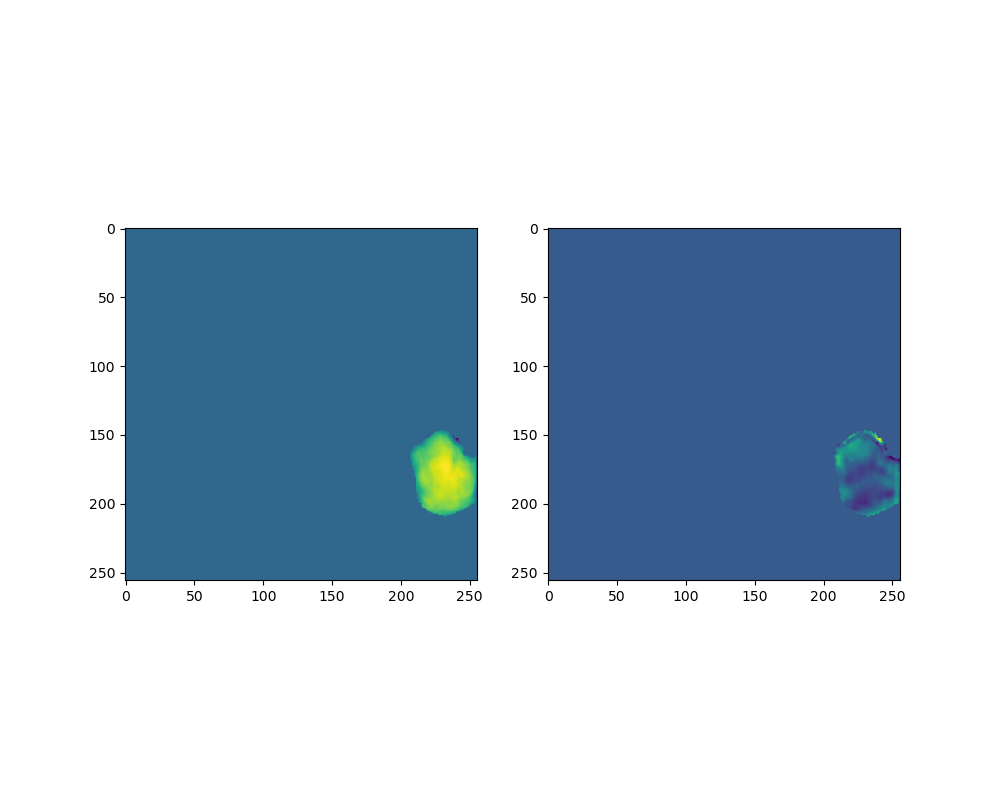
#> input picture AI/Analysis/src/vertex_pred_0.png, 1000 x 800 px; its folder holds only this picture in this run
$ python -i APP_20210222.py   (imports and definitions only)   (older library calls are emulated)
#> lines starting #> are read from the running program, lines starting #| are printed output that depends on the picture
### AI/Analysis/gui/DobotDllType.py
from ctypes import *
import time,  platform
import os

def enum(**enums):
    return type("Enum", (), enums)

EndType = enum(EndTypeCustom=0,
    EndTypeSuctionCup=1,
    EndTypeGripper=2,
    EndTypeLaser=3,
    EndTypePen = 4,
    EndTypeMax=5)

DevType = enum(Idle=0,
               Conntroller=1,
               Magician=2,
               MagicianLite=3
               )

ParamsMode = enum(JOG=0,
                other=1)


class DevInfo(Structure):
    _pack_ = 1
    _fields_ = [
        ("devId", c_int),
        ("type", c_int),
        ("firmwareName", c_byte * 50),
        ("firwareVersion", c_byte * 50),
        ("runTime", c_float)
               ]

class ConnectInfo(Structure):
    _pack_ = 1
    _fields_ = [
        ("masterDevInfo", DevInfo),
        ("slaveDevInfo1", DevInfo),
        ("slaveDevInfo2", DevInfo)
    ]

class UpgradeFWReadyCmd(Structure):
    _pack_ = 1
    _fields_ = [
        ("fwSize", c_uint32),
        ("md5", c_char_p)
    ]

class DeviceID(Structure):
    _pack_ = 1
    _fields_ = [
        ("deviceID1", c_uint32),
        ("deviceID2", c_uint32),
        ("deviceID3", c_uint32)
    ]

masterId = 0
slaveId = 0

class DeviceVersion(Structure):
    _pack_ = 1
    _fields_ = [
        ("fw_majorVersion", c_byte),
        ("fw_minorVersion", c_byte),
        ("fw_revision", c_byte),
        ("fw_alphaVersion", c_byte),
        ("hw_majorVersion", c_byte),
        ("hw_minorVersion", c_byte),
        ("hw_revision", c_byte),
        ("hw_alphaVersion", c_byte)
    ]

# For EndTypeParams
class EndTypeParams(Structure):
    _pack_ = 1
    _fields_ = [
        ("xBias", c_float),
        ("yBias", c_float),
        ("zBias", c_float)
        ]

class Pose(Structure):
    _pack_ = 1
    _fields_ = [
        ("x", c_float),
        ("y", c_float),
        ("z", c_float),
        ("rHead", c_float),
        ("joint1Angle", c_float),
        ("joint2Angle", c_float),
        ("joint3Angle", c_float),
        ("joint4Angle", c_float)
        ]

class Kinematics(Structure):
    _pack_ = 1
    _fields_ = [
        ("velocity", c_float),
        ("acceleration", c_float)
        ]

class AlarmsState(Structure):
    _pack_ = 1
    _fields_ = [
        ("alarmsState", c_int32)
        ]

class HOMEParams(Structure):
    _pack_ = 1
    _fields_ = [
        ("x", c_float),
        ("y", c_float),
        ("z", c_float),
        ("r", c_float)
        ]

class HOMECmd(Structure):
    _pack_ = 1
    _fields_ = [
        ("temp", c_float)
        ]

class AutoLevelingCmd(Structure):
    _pack_ = 1
    _fields_ = [
        ("controlFlag", c_ubyte),
        ("precision", c_float)
        ]

class EMotor(Structure):
    _pack_ = 1
    _fields_ = [
        ("index", c_byte),
        ("isEnabled", c_byte),
        ("speed", c_int32)
        ]

class EMotorS(Structure):
    _pack_ = 1
    _fields_ = [
        ("index", c_byte),
        ("isEnabled", c_byte),
        ("speed", c_int32),
        ("distance", c_uint32)
        ]

##################  Arm orientation定义   ##################
ArmOrientation = enum(
    LeftyArmOrientation=0,
    RightyArmOrientation=1)

##################  点动示教部分   ##################

class JOGJointParams(Structure):
    _pack_ = 1
    _fields_ = [
        ("joint1Velocity", c_float),
        ("joint2Velocity", c_float),
        ("joint3Velocity", c_float),
        ("joint4Velocity", c_float),
        ("joint1Acceleration", c_float),
        ("joint2Acceleration", c_float),
        ("joint3Acceleration", c_float),
        ("joint4Acceleration", c_float)
        ]

class JOGCoordinateParams(Structure):
    _pack_ = 1
    _fields_ = [
        ("xVelocity", c_float),
        ("yVelocity", c_float),
        ("zVelocity", c_float),
        ("rVelocity", c_float),
        ("xAcceleration", c_float),
        ("yAcceleration", c_float),
        ("zAcceleration", c_float),
        ("rAcceleration", c_float)
        ]

class JOGCommonParams(Structure):
    _pack_ = 1
    _fields_ = [
        ("velocityRatio", c_float),
        ("accelerationRatio", c_float)
        ]

class JOGLParams(Structure):
    _pack_ = 1
    _fields_ = [
        ("velocity",  c_float),
        ("acceleration",  c_float)
    ]


JC = enum(JogIdle=0,
    JogAPPressed=1,
    JogANPressed=2,
    JogBPPressed=3,
    JogBNPressed=4,
    JogCPPressed=5,
    JogCNPressed=6,
    JogDPPressed=7,
    JogDNPressed=8,
    JogEPPressed=9,
    JogENPressed=10)

class JOGCmd(Structure):
    _pack_ = 1
    _fields_ = [
        ("isJoint", c_byte),
        ("cmd", c_byte)
        ]

##################  再现运动部分   ##################

class PTPJointParams(Structure):
    _fields_ = [
        ("joint1Velocity", c_float),
        ("joint2Velocity", c_float),
        ("joint3Velocity", c_float),
        ("joint4Velocity", c_float),
        ("joint1Acceleration", c_float),
        ("joint2Acceleration", c_float),
        ("joint3Acceleration", c_float),
        ("joint4Acceleration", c_float)
        ]

class PTPCoordinateParams(Structure):
    _fields_ = [
        ("xyzVelocity", c_float),
        ("rVelocity", c_float),
        ("xyzAcceleration", c_float),
        ("rAcceleration", c_float)
        ]

class PTPLParams(Structure):
    _pack_ = 1
    _fields_ = [
        ("velocity",  c_float),
        ("acceleration",  c_float)
    ]

class PTPJumpParams(Structure):
    _pack_ = 1
    _fields_ = [
        ("jumpHeight", c_float),
        ("zLimit", c_float)
        ]

class PTPCommonParams(Structure):
    _pack_ = 1
    _fields_ = [
        ("velocityRatio", c_float),
        ("accelerationRatio", c_float)
        ]

PTPMode = enum(
    PTPJUMPXYZMode=0,
    PTPMOVJXYZMode=1,
    PTPMOVLXYZMode=2,

    PTPJUMPANGLEMode=3,
    PTPMOVJANGLEMode=4,
    PTPMOVLANGLEMode=5,

    PTPMOVJANGLEINCMode=6,
    PTPMOVLXYZINCMode=7,
    PTPMOVJXYZINCMode=8,

    PTPJUMPMOVLXYZMode=9)

InputPin = enum( InputPinNone=0,
    InputPin1=1,
    InputPin2=2,
    InputPin3=3,
    InputPin4=4,
    InputPin5=5,
    InputPin6=6,
    InputPin7=7,
    InputPin8=8)

InputLevel = enum(InputLevelBoth=0,
    InputLevelLow=1,
    InputLevelHigh=2)

OutputPin = enum(
    SIGNALS_O1=1,
    SIGNALS_O2=2,
    SIGNALS_O3=3,
    SIGNALS_O4=4,
    SIGNALS_O5=5,
    SIGNALS_O6=6,
    SIGNALS_O7=7,
    SIGNALS_O8=8)

class PTPCmd(Structure):
    _pack_ = 1
    _fields_ = [
        ("ptpMode", c_byte),
        ("x", c_float),
        ("y", c_float),
        ("z", c_float),
        ("rHead", c_float)
        ]

class DeviceCountInfo(Structure):
    _pack_ = 1
    _fields_ = [
        ("deviceRunTime",  c_uint64),
        ("devicePowerOn",  c_uint32),
        ("devicePowerOff", c_uint32)
        ]

class PTPWithLCmd(Structure):
    _pack_ = 1
    _fields_ = [
        ("ptpMode", c_byte),
        ("x", c_float),
        ("y", c_float),
        ("z", c_float),
        ("rHead", c_float),
        ("l", c_float)
        ]

##################  Continuous path   ##################

class CPParams(Structure):
    _pack_ = 1
    _fields_ = [
        ("planAcc", c_float),
        ("juncitionVel", c_float),
        ("acc", c_float),
        ("realTimeTrack",  c_byte)
        ]

ContinuousPathMode = enum(
    CPRelativeMode=0,
    CPAbsoluteMode=1)

class CPCmd(Structure):
    _pack_ = 1
    _fields_ = [
        ("cpMode", c_byte),
        ("x", c_float),
        ("y", c_float),
        ("z", c_float),
        ("velocity", c_float)
        ]

class CP2Cmd(Structure):
    _pack_ = 1
    _fields_ = [
        ("cpMode", c_byte),
        ("x", c_float),
        ("y", c_float),
        ("z", c_float),
        ("velocity", c_float)
        ]

class CPCommonParams(Structure):
    _pack_ = 1
    _fields_ = [
        ("velocityRatio", c_float),
        ("accelerationRatio", c_float)
        ]

##################  圆弧：ARC   ##################
class ARCPoint(Structure):
    _pack_ = 1
    _fields_ = [
        ("x", c_float),
        ("y", c_float),
        ("z", c_float),
        ("rHead", c_float)
    ]

class ARCParams(Structure):
    _pack_ = 1
    _fields_ = [
        ("xyzVelocity", c_float),
        ("rVelocity", c_float),
        ("xyzAcceleration", c_float),
        ("rAcceleration", c_float)
        ]

class ARCCmd(Structure):
    _pack_ = 1
    _fields_ = [
        ("cirPoint", ARCPoint),
        ("toPoint", ARCPoint)
    ]

class CircleCmd(Structure):
    _pack_ = 1
    _fields_ = [
        ("cirPoint", ARCPoint),
        ("toPoint", ARCPoint)
    ]

class ARCCommonParams(Structure):
    _pack_ = 1
    _fields_ = [
        ("velocityRatio", c_float),
        ("accelerationRatio", c_float)
        ]

##################  User parameters   ##################

class WAITParams(Structure):
    _pack_ = 1
    _fields_ = [
        ("unitType", c_byte)
        ]

class WAITCmd(Structure):
    _pack_ = 1
    _fields_ = [
        ("waitTime", c_uint32)
        ]

TRIGMode = enum(
    TRIGInputIOMode = 0,
    TRIGADCMode=1)

TRIGInputIOCondition = enum(
    TRIGInputIOEqual = 0,
    TRIGInputIONotEqual=1)

TRIGADCCondition = enum(
    TRIGADCLT = 0,
    TRIGADCLE=1,
    TRIGADCGE = 2,
    TRIGADCGT=3)

class TRIGCmd(Structure):
    _pack_ = 1
    _fields_ = [
        ("address", c_byte),
        ("mode", c_byte),
        ("condition",  c_byte),
        ("threshold", c_uint16)
        ]

GPIOType = enum(
    GPIOTypeDummy = 0,
    GPIOTypeDO = 1,
    GPIOTypePWM=2,
    GPIOTypeDI=3,
    GPIOTypeADC=4,
    GPIOTypeDIPU=5,
    GPIOTypeDIPD=6)

class IOMultiplexing(Structure):
    _pack_ = 1
    _fields_ = [
        ("address", c_byte),
        ("multiplex", c_byte)
        ]

class IODO(Structure):
    _pack_ = 1
    _fields_ = [
        ("address", c_byte),
        ("level", c_byte)
        ]

class IOPWM(Structure):
    _pack_ = 1
    _fields_ = [
        ("address", c_byte),
        ("frequency", c_float),
        ("dutyCycle", c_float)
        ]

class IODI(Structure):
    _pack_ = 1
    _fields_ = [
        ("address", c_byte),
        ("level", c_byte)
        ]

class IOADC(Structure):
    _pack_ = 1
    _fields_ = [
        ("address", c_byte),
        ("value", c_int)
        ]

class UserParams(Structure):
    _pack_ = 1
    _fields_ = [
        ("params1", c_float),
        ("params2", c_float),
        ("params3", c_float),
        ("params4", c_float),
        ("params5", c_float),
        ("params6", c_float),
        ("params7", c_float),
        ("params8", c_float)
        ]

ZDFCalibStatus = enum(
    ZDFCalibNotFinished=0,
    ZDFCalibFinished=1)


class WIFIIPAddress(Structure):
    _pack_ = 1
    _fields_ = [
        ("dhcp", c_byte),
        ("addr1", c_byte),
        ("addr2", c_byte),
        ("addr3", c_byte),
        ("addr4", c_byte),
        ]

class WIFINetmask(Structure):
    _pack_ = 1
    _fields_ = [
        ("addr1", c_byte),
        ("addr2", c_byte),
        ("addr3", c_byte),
        ("addr4", c_byte),
        ]

class WIFIGateway(Structure):
    _pack_ = 1
    _fields_ = [
        ("addr1", c_byte),
        ("addr2", c_byte),
        ("addr3", c_byte),
        ("addr4", c_byte),
        ]

class WIFIDNS(Structure):
    _pack_ = 1
    _fields_ = [
        ("addr1", c_byte),
        ("addr2", c_byte),
        ("addr3", c_byte),
        ("addr4", c_byte),
        ]

ColorPort = enum(
    PORT_GP1 = 0,
    PORT_GP2 = 1,
    PORT_GP4 = 2,
    PORT_GP5 = 3
    )

InfraredPort = enum(
    PORT_GP1 = 0,
    PORT_GP2 = 1,
    PORT_GP4 = 2,
    PORT_GP5 = 3
    )

UART4PeripheralsType = enum(
    UART4PeripheralsUART = 0,
    UART4PeripheralsWIFI = 1,
    UART4PeripheralsBLE = 2,
    UART4PeripheralsCH375 = 3
    )
##################  API result   ##################

DobotConnect = enum(
    DobotConnect_NoError=0,
    DobotConnect_NotFound=1,
    DobotConnect_Occupied=2)

DobotCommunicate = enum(
    DobotCommunicate_NoError=0,
    DobotCommunicate_BufferFull=1,
    DobotCommunicate_Timeout=2,
    DobotCommunicate_InvalidParams=3,
    DobotCommunicate_InvalidDevice=4
    )

isUsingLinearRail = False
##################  API func   ##################

#parker add 2018 8 29 添加Wifi设置模块退出标志位
QuitDobotApiFlag = True

# [10 lines left out: function load, not called in this run]


def dSleep(ms):
    time.sleep(ms / 1000)

def gettime():
    return [time.time()]


def SetDebugEnable(api, flag=False):
    result = api.SetDebugEnable(flag)


# [18 lines left out: function SearchDobot, not called in this run]

masterId = 0
slaveId = 0
masterDevType = 0
slaveDevType = 0


# [38 lines left out: function ConnectDobot, not called in this run]


def DisconnectDobot(api):
    api.DisconnectDobot(c_int(masterId))


def GetMarlinVersion(api):
    api.GetMarlinVersion(c_int(masterId), c_int(slaveId))


def PeriodicTask(api):
    api.PeriodicTask()


def SetCmdTimeout(api, times):
    api.SetCmdTimeout(c_int(masterId), times)


def DobotExec(api):
    return [api.DobotExec()]


# [2321 lines left out: functions GetQueuedCmdCurrentIndex, GetQueuedCmdMotionFinish, SetQueuedCmdStartExec, SetQueuedCmdStopExec, SetQueuedCmdForceStopExec, SetQueuedCmdStartDownload and 136 more, not called in this run]


def GetColorSensorEx(api,  index):
    result = GetColorSensor(api)
    return result[index]


# [787 lines left out: functions SetAutoLevelingCmdEx, SetLostStepCmdEx, SetUpgradeFWReadyCmd, GetUpgradeFWReadyCmd, SetTRIGCmdEx, SetARCCmdEx and 52 more, not called in this run]

### AI/Analysis/gui/APP_20210222.py
# cording: utf-8

import sys, os
sys.path.append(os.getcwd())

import PySimpleGUI as sg
import numpy as np

import DobotDllType as dType
from common.DobotFunction import initDobot, Operation, OneAction
from ctypes import cdll

import time
#from timeout_decorator import timeout, TimeoutError

import cv2
from PIL import Image

def __filePath__(file_name):
    path = './data/' + str(file_name)
    return path

# ----- The callback function ----- #
class Dobot_APP:
    # [264 lines left out: functions __init__, Connect_click, Disconnect_click, SetJointPose_click, SnapshotAndConv, Contours, not called in this run]

    """
    ----------------------
    GUI Layout
    ----------------------
    """
    # [169 lines left out: function Layout, not called in this run]

    """
    ----------------------
    GUI EVENT
    ----------------------
    """
    # [387 lines left out: function Event, not called in this run]


    def main(self):
        return sg.Window('Dobot', self.layout, default_element_size=(40, 1), background_color='grey90')

    # [286 lines left out: functions loop, DobotError, WebCamError, GripperON, GetPose_click, GetPose_UpdateWindow and 4 more, not called in this run]

def AnyImage2RGB(img):
    """
    画像の変換を行う関数

    Parameters
    ----------
    img : OpenCV型
        変換前の画像

    Return
    ------
    response : int
        0: 変換できました。
        6: 画像の元データが存在しません。
    new_image
        変換した画像
    """
    response = 6
    if img is None:  # 画像の元データが存在しない場合
        return response, None

    new_image = img.copy()
    #-------------------------------#
    #             RGB               #
    #-------------------------------#
    if new_image.shape[2] == 3:  # RGB画像
        b, g, r = cv2.split(new_image)
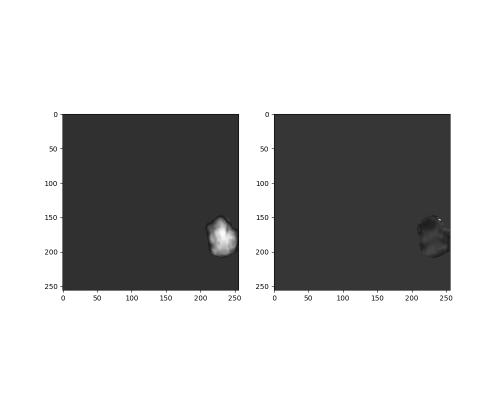
#> b: shape (800, 1000) (shown at 1/2 size); min 0, max 255, mean 191.1
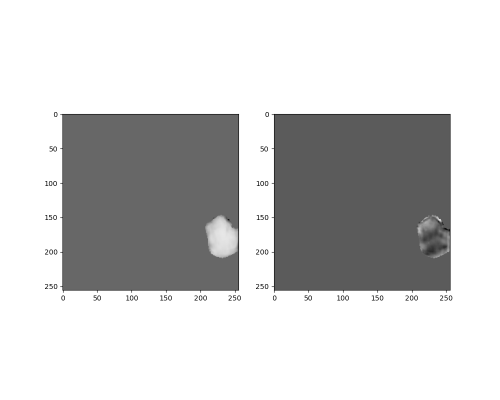
#> g: shape (800, 1000) (shown at 1/2 size); min 0, max 255, mean 205.4
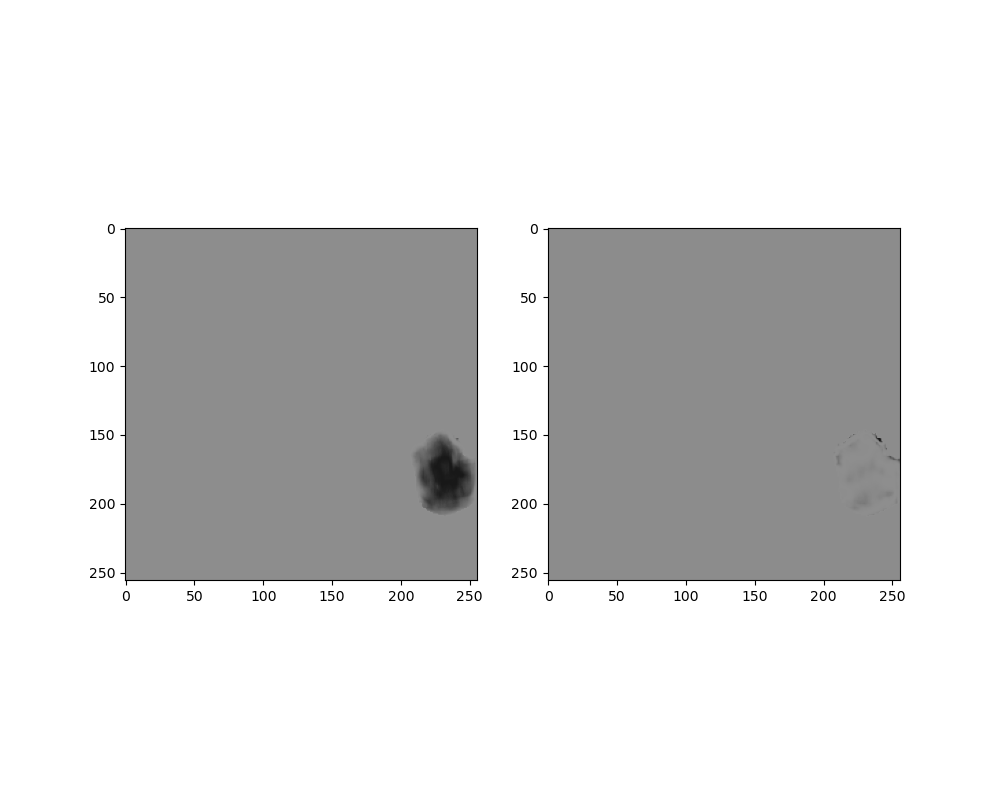
#> r: shape (800, 1000); min 0, max 255, mean 217.8
        new_image = cv2.merge((r, g, b))
#> new_image is the input picture: shape (800, 1000, 3); mean B, G, R 217.8, 205.4, 191.1
        new_image = new_image[:, :, ::-1]
    #-------------------------------#
    #             RGBA              #
    #-------------------------------#
    elif new_image.shape[2] == 4:
        b, g, r, a = cv2.split(new_image)
        new_image = cv2.merge((r, g, b, a))
        new_image = cv2.cvtColor(new_image, cv2.COLOR_RGBA2RGB)
    #-------------------------------#
    #          Gray Scale           #
    #-------------------------------#
    else: # モノクロ
        gamma22LUT = np.array([pow(x/255.0, 2.2)
                               for x in range(256)], dtype='float32')
        img_barL = cv2.LUT(new_image, gamma22LUT)
        img_grayL = cv2.cvtColor(img_barL, cv2.COLOR_BGR2GRAY)
        img_gray = pow(img_grayL, 1.0/2.2) * 255
        new_image = img_gray
    response = 0
    return response, new_image

# [497 lines left out: functions GlobalThreshold, OtsuThreshold, AdaptiveThreshold, TwoThreshold, ExtractContours, CenterOfGravity and 8 more, not called in this run]


# ボタンを押したときのイベントとボタンが返す値を代入
#event, values = window.Read()

#CON_STR = Dobot()

# [3 lines not run here, left out]

>>> import cv2
>>> picture = cv2.cvtColor(cv2.imread('../src/vertex_pred_0.png'), cv2.COLOR_BGR2RGB)
>>> result = AnyImage2RGB(picture)

$ run again, on AI/Analysis/src/vertex_pred_3.png
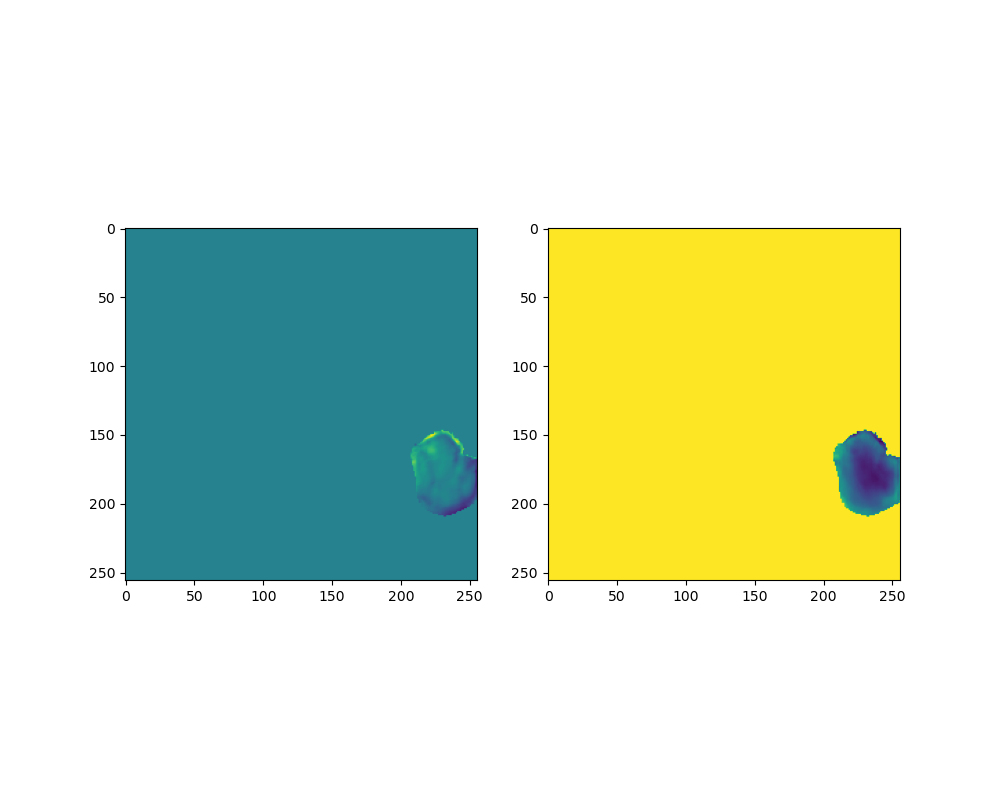
#> input picture AI/Analysis/src/vertex_pred_3.png, 1000 x 800 px
#> in AnyImage2RGB, `b, g, r = cv2.split(new_image)`:
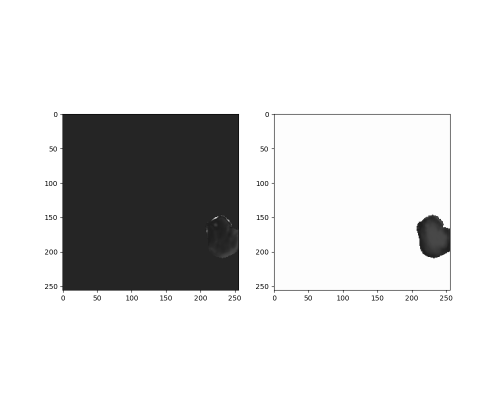
#> b: shape (800, 1000) (shown at 1/2 size); min 0, max 255, mean 218.5
#> in AnyImage2RGB, `b, g, r = cv2.split(new_image)`:
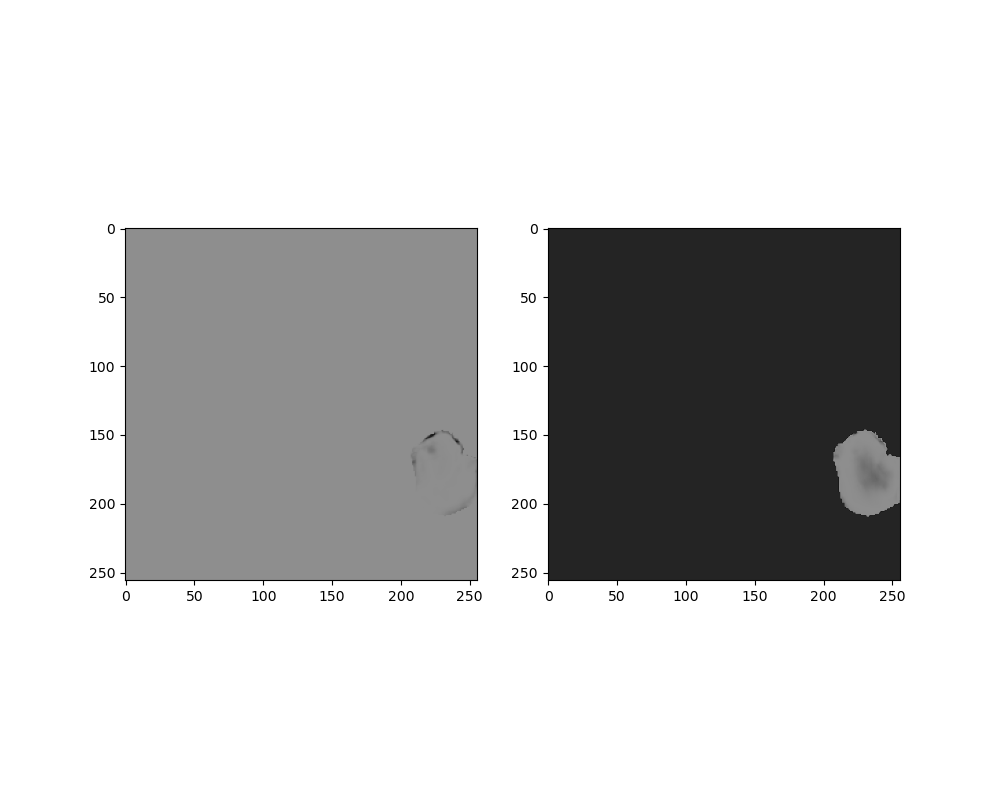
#> r: shape (800, 1000); min 0, max 255, mean 202.9
#> in AnyImage2RGB, new_image is the input picture: shape (800, 1000, 3); mean B, G, R 202.9, 229.7, 218.5
